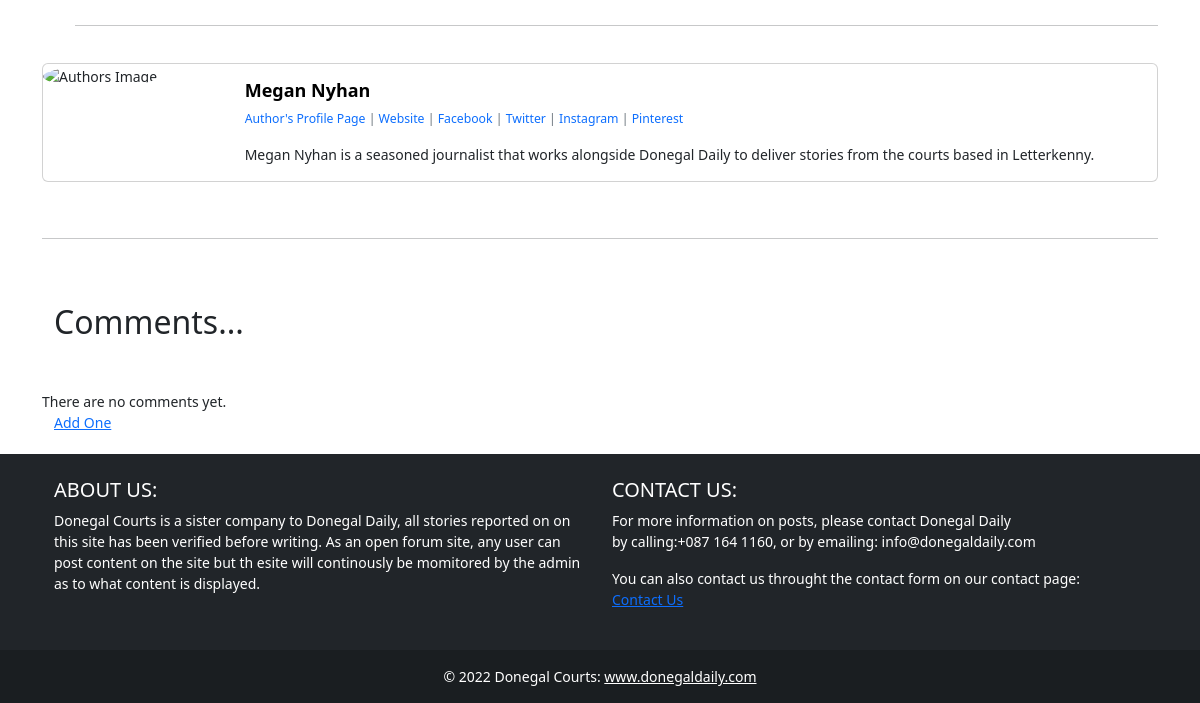
/article/4 (lower part), run on an earlier commit of the app's database.
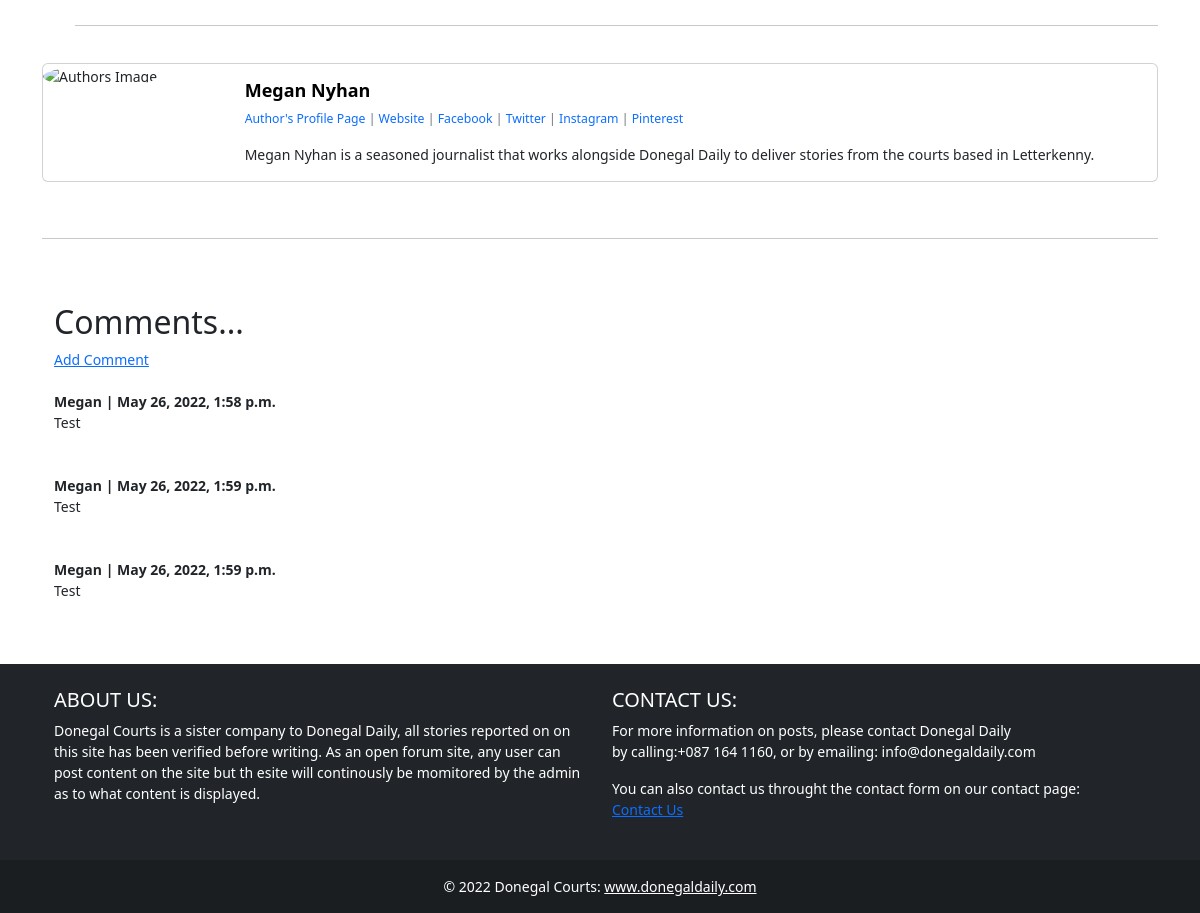
And on a later commit of the database.
### blog/models.py (models this page shows, shortened)
class Post(models.Model):
    title = models.CharField(max_length=255, unique=True)
    title_tag = models.CharField(max_length=200)
    featured_image = CloudinaryField('image', default='placeholder')
    snippet = models.CharField(max_length=255)
    author = models.ForeignKey(User, on_delete=models.CASCADE)
    category = models.CharField(max_length=255, null=True)
    body = models.TextField(max_length=2550, null=True,)
    post_date = models.DateField(auto_now_add=True)
    likes = models.ManyToManyField(User, related_name='blog_posts')
    def total_likes(self):
        return self.likes.count()
    class Meta:
        ordering = ['post_date']

class Profile(models.Model):
    user = models.OneToOneField(User, null=True, on_delete=models.CASCADE)
    bio = models.TextField()
    profile_pic = CloudinaryField('image', default='placeholder')
    website_url = models.CharField(max_length=255, null=True, blank=True)
    facebook_url = models.CharField(max_length=255, null=True, blank=True)
    twitter_url = models.CharField(max_length=255, null=True, blank=True)
    instagram_url = models.CharField(max_length=255, null=True, blank=True)
    pinterest_url = models.CharField(max_length=255, null=True, blank=True)

class Comment(models.Model):
    post = models.ForeignKey(Post, related_name="comments",
                             on_delete=models.CASCADE)
    name = models.CharField(max_length=255)
    body = models.TextField()
    date_added = models.DateTimeField(auto_now_add=True)

### blog/views.py (the view)
# urls.py: path('article/<int:pk>', PostDetailView.as_view(), name='post-detail'),
class PostDetailView(DetailView):
    model = Post
    template_name = 'post_detail.html'
    def get_context_data(self, *args, **kwargs):
        context = super(PostDetailView, self).get_context_data()
        stuff = get_object_or_404(Post, id=self.kwargs['pk'])
        total_likes = stuff.total_likes()
        context["total_likes"] = total_likes
        return context

### templates/post_detail.html (shortened to what this page needs)
{% extends 'base.html'%}
{% load static %}
{% block content %}
<div class = "container" >
    <div class="row">
        <small>
        <br/>
        <br/><br/>
        <br/>
        <div class="button">
            <br/><br/>
            <br/><br/>
            <hr>
            <br/>
        </div>
    </div>
    <div class="card mb-3">
        <div class="row g-0">
            <div class="col-md-2">
                <div class="profile-pic">
                    <img class="rounded-circle" src="{{ post.author.profile.profile_pic.url }}" alt="Authors Image">
                </div>
            </div>
          <div class="col-md-10">
            <div class="card-body">
                <h5 class="card-title"><strong>{{ post.author.first_name }} {{ post.author.last_name }}
                </strong></h5>
                <p class="small text-muted" id="user-links">
                    <a href="{% url 'show_profile_page' post.author.profile.id %}" target="_blank" aria-label="user profile"> Author's Profile Page </a>
                    {% if post.author.profile.website_url %}
                        | <a href="{{ post.author.profile.website_url }}" target="_blank" aria-label="website"> Website </a>
                    {% endif %}
                    {% if post.author.profile.website_url %}
                       | <a href="{{ post.author.profile.facebook_url }}" target="_blank" aria-label="facebook link">Facebook </a>
                    {% endif %}
                    {% if post.author.profile.website_url %}
                        | <a href="{{ post.author.profile.twitter_url }}" target="_blank" aria-label="twitter link">Twitter </a>
                    {% endif %}
                    {% if post.author.profile.website_url %}
                        | <a href="{{ post.author.profile.instagram_url }}" target="_blank" aria-label="instagram link">Instagram </a>
                    {% endif %}
                    {% if post.author.profile.website_url %}
                        | <a href="{{ post.author.profile.pinterest_url }}" target="_blank" aria-label="pinterest link">Pinterest </a>
                    {% endif %}
                </p>
              <p class="card-text">{{ post.author.profile.bio }}</p>
            </div>
          </div>
        </div>
    </div>
      <br/>
      <hr>
    <br/><br/>
        <div class = "container" >
            <div class="row">
            <h2> Comments...</h2>
            <br/><br/>
            {% if not post.comments.all %}
                There are no comments yet. <a href="{% url 'add-comment' post.pk %}" aria-label="add comment link">Add One</a>
            {% else %}
            <a href="{% url 'add-comment' post.pk %}" aria-label="add comment link">Add Comment</a>
            <br/>
                {% for comment in post.comments.all %}
            <br/>
                <strong>
                {{ comment.name }} | {{ comment.date_added }}
                </strong>
                <div class="comment-body">
                    {{ comment.body }}
                </div>
                    <br><br/>
                {% endfor %}
            {% endif %}
            <br/><br/>
            </div>
        </div>
</div>
{% endblock %}

### templates/base.html (shortened to what this page needs)
{% load static %}
<!doctype html>
<html lang="en" class="h-100">
  <head>
    <link rel="stylesheet" href="{% static 'style.css' %}">
    <link rel="stylesheet" href="https://use.fontawesome.com/releases/v5.7.1/css/all.css">
    <link href="https://cdn.jsdelivr.net/npm/bootstrap@5.2.0-beta1/dist/css/bootstrap.min.css" rel="stylesheet">
  </head>
  <body>
      <main>
        {% block content %}
        {% endblock content %}
      </main>
    <footer class="bg-dark text-center text-lg-start">
      <div class="container p-4">
        <div class="row">
          <div class="col-lg-6 col-md-12 mb-4 mb-md-0">
            <h5 class="text-uppercase text-white">ABOUT US:</h5>
            <p class="footer-text text-white">
              Donegal Courts is a sister company to Donegal Daily, all stories reported on on this site has been verified before writing. As an open forum site, any user can post content on the site but th esite will continously be momitored by the admin as to what content is displayed.
            </p>
          </div>
          <div class="col-lg-6 col-md-12 mb-4 mb-md-0">
            <h5 class="text-uppercase text-white">Contact Us:</h5>
            <p class="text-white">
              For more information on posts, please contact Donegal Daily <br> by calling:+087 164 1160, or by emailing: info@donegaldaily.com
            </p>
            <p class="text-white"> You can also contact us throught the contact form on our contact page: <br><a href="{% url 'contact' %}" aria-label="contact link"> Contact Us</a>
            </p>
          </div>
        </div>
      </div>
      <div class="text-center p-3 text-white" style="background-color: rgba(0, 0, 0, 0.2);">
        © 2022 Donegal Courts:
        <a class="text-white" href="https://www.donegaldaily.com/" target="_blank" aria-label="website link">www.donegaldaily.com</a>
      </div>
    </footer>
  </body>
</html>

### static/style.css (style rules this page uses)
body { background-color: white; }
.card { border: none; }
.card-title { text-decoration: none; color: black; font-size: large; font-weight: 400; }
.footer-text { color: white; }
.button { padding-left: 3%; }
.comment-body { padding-left: 30px; }
.profile-pic > img { width: 200px; height:200px; }
#user-links > a { text-decoration: none; }

What changed in the data, as far as the page shows it:
added Comment: name "Megan", date_added "May 26, 2022, 1:58 p.m.", body "Test"
added Comment: name "Megan", date_added "May 26, 2022, 1:59 p.m.", body "Test"
added Comment: name "Megan", date_added "May 26, 2022, 1:59 p.m.", body "Test"
Also different on the page:
text no longer shown: "There are no comments yet. Add One"
text now shown: "Add Comment"
